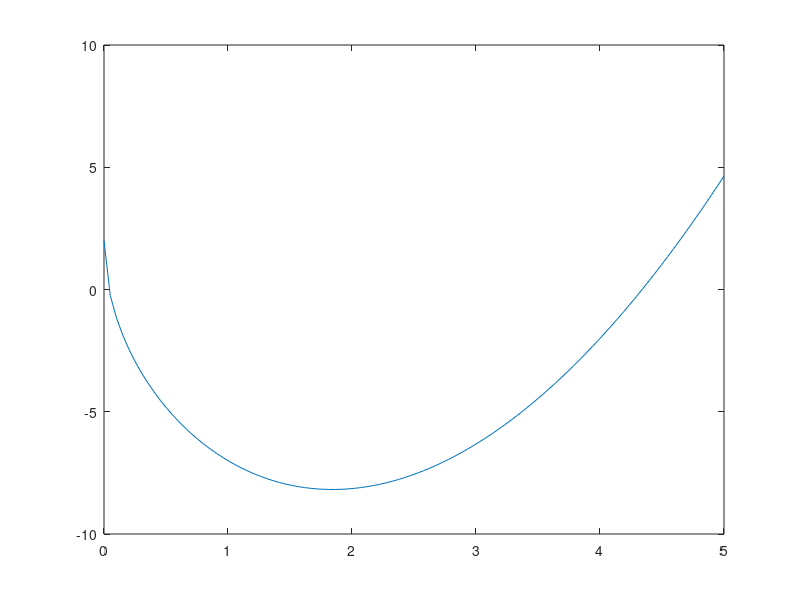

MATLAB code for this plot:
%Question #1
x = linspace(0,5);
fx = (x.^2) - ((sqrt(x)).*10) + 2;
plot(x,fx);

%Question #2
x2 = linspace(0,10);
f2x = (x2.^2).*(exp(x2));
df2x = ((x2.*2).*(exp(x2)))+(((x2.^2).*(-1)).*exp(x2.*(-1)));
%plot(x2,f2x,'-r',x2,df2x,'--b');